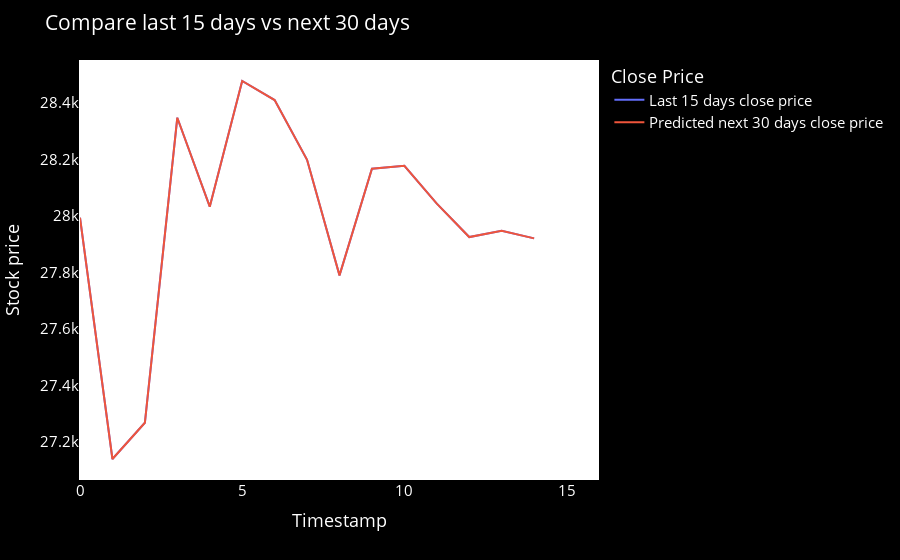

Source (notebook cell):
### Code cell
temp_mat = np.empty((len(last_days)+pred_days+1,1))
temp_mat[:] = np.nan
temp_mat = temp_mat.reshape(1,-1).tolist()[0]

last_original_days_value = temp_mat
next_predicted_days_value = temp_mat

last_original_days_value[0:time_step+1] = scaler.inverse_transform(closedf[len(closedf)-time_step:]).reshape(1,-1).tolist()[0]
next_predicted_days_value[time_step+1:] = scaler.inverse_transform(np.array(lst_output).reshape(-1,1)).reshape(1,-1).tolist()[0]

new_pred_plot = pd.DataFrame({
    'last_original_days_value':last_original_days_value,
    'next_predicted_days_value':next_predicted_days_value
})

names = cycle(['Last 15 days close price','Predicted next 30 days close price'])

fig = px.line(new_pred_plot,x=new_pred_plot.index, y=[new_pred_plot['last_original_days_value'],
                                                      new_pred_plot['next_predicted_days_value']],
              labels={'value': 'Stock price','index': 'Timestamp'})
fig.update_layout({
    'plot_bgcolor': 'black',
    'paper_bgcolor': 'black'
})
fig.update_layout(title_text='Compare last 15 days vs next 30 days',
                  plot_bgcolor='white', font_size=15, font_color='white',legend_title_text='Close Price')

fig.for_each_trace(lambda t:  t.update(name = next(names)))
fig.update_xaxes(showgrid=False)
fig.update_yaxes(showgrid=False)
fig.show()

### Figure 1 — Plotly figure (JSON) as saved in the notebook; plotly's stock layout.template omitted (floating-point values rounded to 4 significant figures)
{"data": [{"hovertemplate": "variable=last_original_days_value<br>Timestamp=%{x}<br>Stock price=%{y}<extra></extra>", "legendgroup": "last_original_days_value", "line": {"color": "#636efa", "dash": "solid"}, "marker": {"symbol": "circle"}, "mode": "lines", "name": "Last 15 days close price", "orientation": "v", "showlegend": true, "type": "scatter", "x": [0, 1, 2, 3, 4, 5, 6, 7, 8, 9, 10, 11, 12, 13, 14, 15, 16], "xaxis": "x", "y": [27990.0, 27140.0, 27270.0, 28350.0, 28030.0, 28480.0, 28410.0, 28200.0, 27790.0, 28170.0, 28180.0, 28040.0, 27930.0, 27950.0, 27920.0, null, 28400.0], "yaxis": "y"}, {"hovertemplate": "variable=next_predicted_days_value<br>Timestamp=%{x}<br>Stock price=%{y}<extra></extra>", "legendgroup": "next_predicted_days_value", "line": {"color": "#EF553B", "dash": "solid"}, "marker": {"symbol": "circle"}, "mode": "lines", "name": "Predicted next 30 days close price", "orientation": "v", "showlegend": true, "type": "scatter", "x": [0, 1, 2, 3, 4, 5, 6, 7, 8, 9, 10, 11, 12, 13, 14, 15, 16], "xaxis": "x", "y": [27990.0, 27140.0, 27270.0, 28350.0, 28030.0, 28480.0, 28410.0, 28200.0, 27790.0, 28170.0, 28180.0, 28040.0, 27930.0, 27950.0, 27920.0, null, 28400.0], "yaxis": "y"}], "layout": {"font": {"color": "white", "size": 15}, "legend": {"title": {"text": "Close Price"}, "tracegroupgap": 0}, "margin": {"t": 60}, "paper_bgcolor": "black", "plot_bgcolor": "white", "title": {"text": "Compare last 15 days vs next 30 days"}, "xaxis": {"anchor": "y", "domain": [0, 1], "showgrid": false, "title": {"text": "Timestamp"}}, "yaxis": {"anchor": "x", "domain": [0, 1], "showgrid": false, "title": {"text": "Stock price"}}}}
